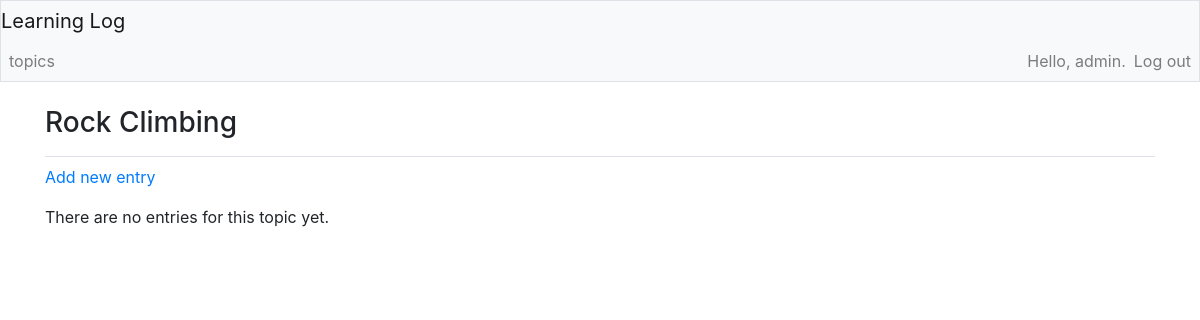
Page /topics/2/ (signed in) on the earlier database version.
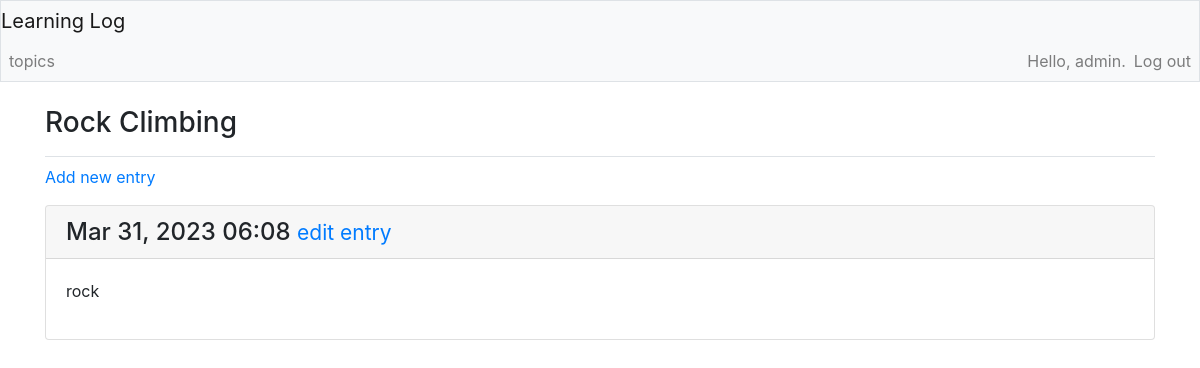
Same page on the later database version.
### learning_logs/models.py (models this page shows, shortened)
class Topic(models.Model):
    text = models.CharField(max_length=200)
    date_added = models.DateTimeField(auto_now_add=True)
    owner = models.ForeignKey(User, on_delete=models.CASCADE)
    def __str__(self):
        return self.text

class Entry(models.Model):
    topic = models.ForeignKey(Topic, on_delete=models.CASCADE)
    text = models.TextField()
    date_added = models.DateTimeField(auto_now_add=True)
    class Meta:
        verbose_name_plural = 'entries'

### learning_logs/views.py (the view)
# urls.py: path('topics/<int:topic_id>/', views.topic, name='topic'),
@login_required
def topic(request, topic_id):
    topic = Topic.objects.get(id=topic_id)
    if topic.owner != request.user:
        raise Http404
    entries = topic.entry_set.order_by('-date_added')
    context = {'topic': topic, 'entries': entries}
    return render(request, 'learning_logs/topic.html', context)

### learning_logs/templates/learning_logs/topic.html
{% extends 'learning_logs/base.html' %}
{% block page_header %}
    <h3>{{ topic }}</h3>
{% endblock page_header %}
{% block content %}
    <p>
        <a href="{% url 'learning_logs:new_entry' topic.id %}">Add new entry</a>
    </p>
    {% for entry in entries %}
        <div class="card mb-3">
            <h4 class="card-header">
                {{ entry.date_added|date:'M d, Y H:i' }}
                <small>
                    <a href="{% url 'learning_logs:edit_entry' entry.id %}">edit entry</a>
                </small>
            </h4>
            <div class="card-body">
                {{ entry.text|linebreaks }}
            </div>
        </div>
    {% empty %}
        <p>There are no entries for this topic yet.</p>
    {% endfor %}
{% endblock content %}

### learning_logs/templates/learning_logs/base.html (shortened to what this page needs)
{% load bootstrap4 %}
<!doctype html>
<html lang="en"
    <head>
        {% bootstrap_css %}
    </head>
    <body>
        <nav class="navbar-expand-md navbar-light bg-light mb-4 border">
            <a class="navbar-brand" href="{% url 'learning_logs:index' %}">Learning Log</a>
            <div class="collapse navbar-collapse" id="navbarCollapse">
                <ul class="navbar-nav mr-auto">
                    <li class="nav-item">
                        <a class="nav-link" href="{% url 'learning_logs:topics' %}">topics</a>
                    </li>
                </ul>
                <ul class="navbar-nav ml-auto">
                    {% if user.is_authenticated %}
                        <li class="nav-item">
                            <span class="navbar-text">Hello, {{user.username}}.</span>
                        </li>
                        <li class="nav-item">
                            <a class="nav-link" href="{% url 'users:logout' %}">Log out</a>
                        </li>
                    {% endif %}
                </ul>
            </div>
        </nav>
        <main role="main" class="container">
            <div class="pb-2 mb-2 border-bottom">
                {% block page_header %}{% endblock page_header %}
            </div>
            <div>
                {% block content %}{% endblock content %}
            </div>
        </main>
    </body>
</html>

Differences in the rows shown:
added Entry: date_added "Mar 31, 2023 06:08", text "rock"
Other differences:
text no longer shown: "There are no entries for this topic yet."
